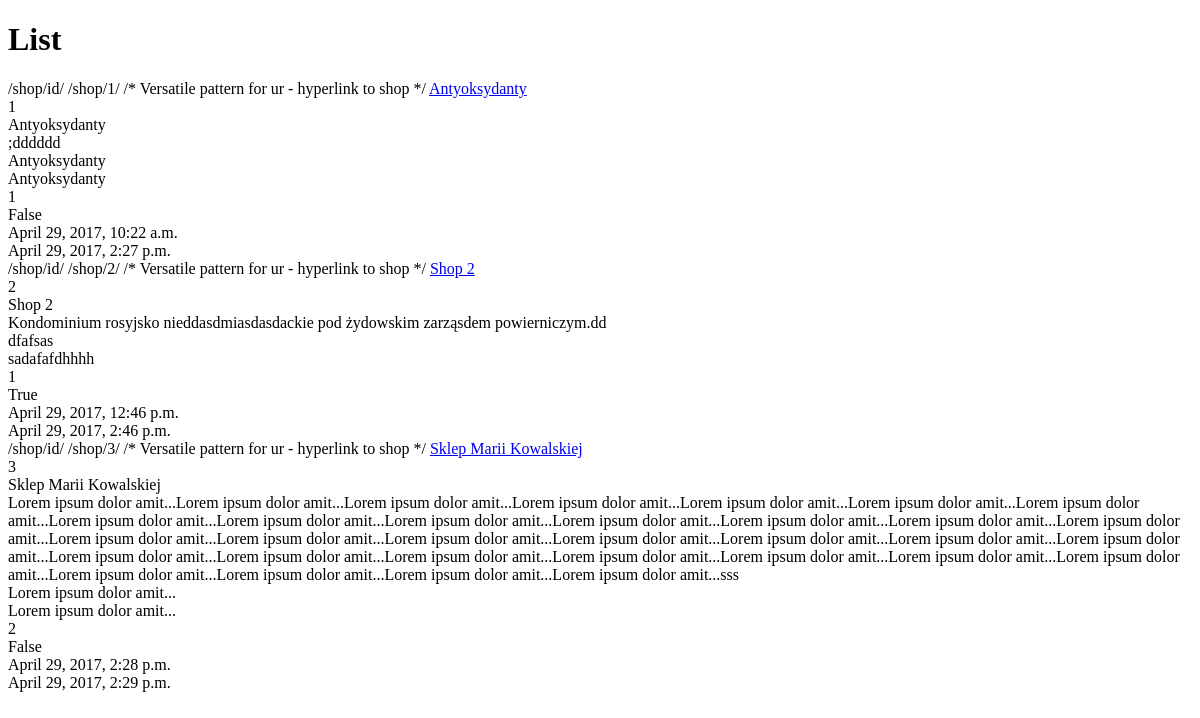
Page /shop/ on the earlier database version.
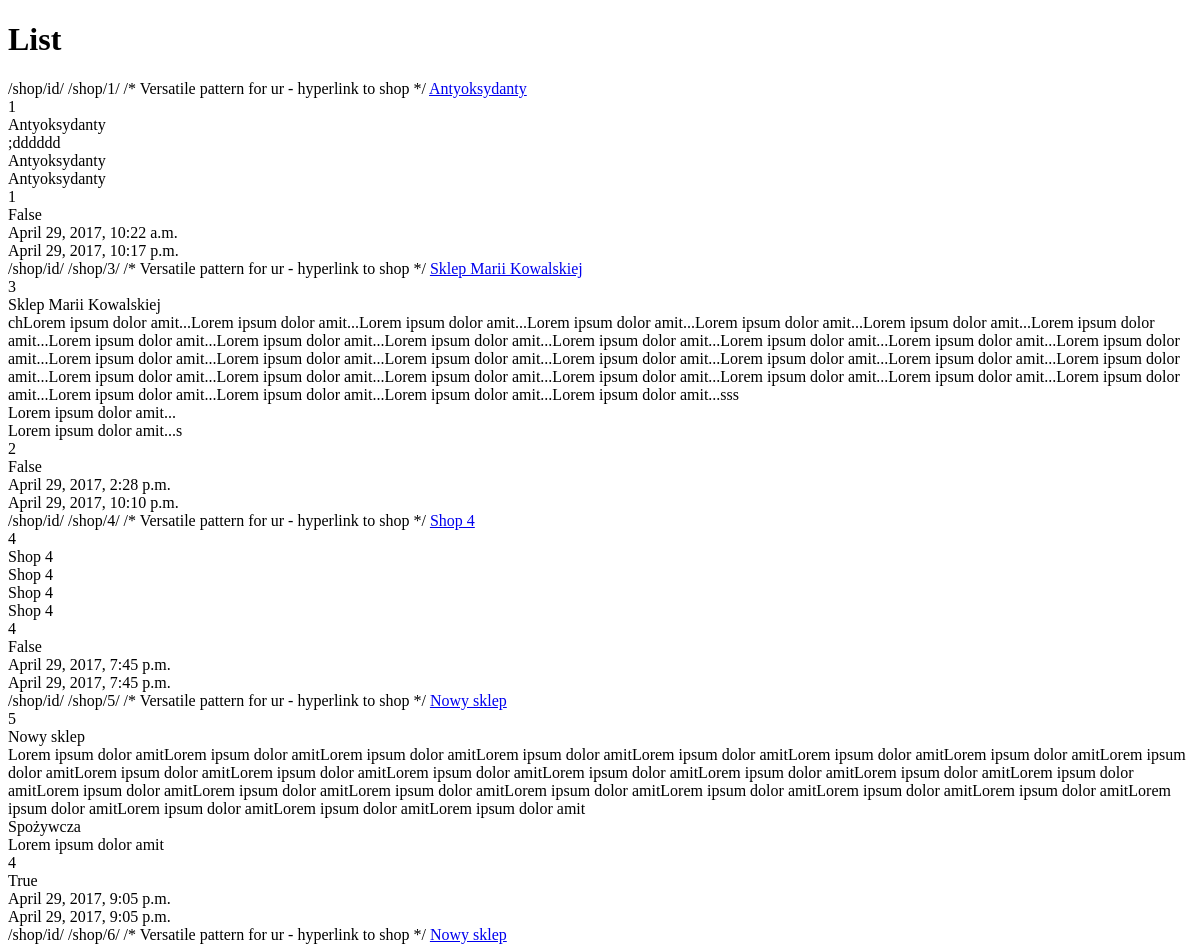
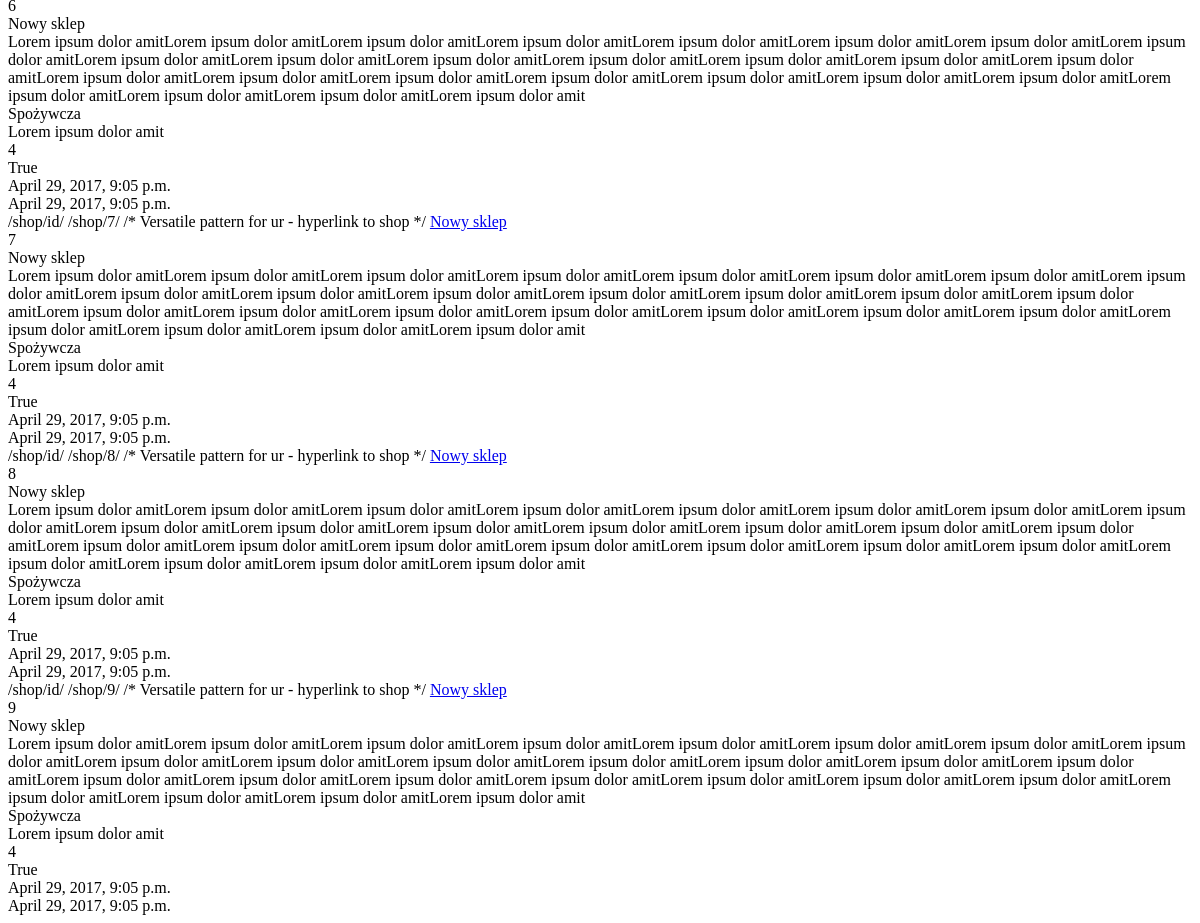
Same page on the later database version (2 pictures, top to bottom).
### shop/models.py (models this page shows, shortened)
class Shop(models.Model):
    id = models.AutoField(primary_key=True)
    name = models.CharField(max_length=50, )
    description = models.TextField()
    main_category = models.CharField(max_length=50)
    categories = models.TextField()
    shop_level = models.IntegerField()
    is_in_lottery = models.BooleanField(default=False)
    date_of_creation = models.DateTimeField(auto_now=False, auto_now_add=True)
    date_of_update = models.DateTimeField(auto_now=True, auto_now_add=False)
    def get_absolute_url(self):
        return reverse("shop:detail", kwargs={"id": self.id})

### shop/views.py (the view)
def shop_list(request):
    queryset = Shop.objects.all()
    context = {
        "name": "List",
        "object_list": queryset
    }
    return render(request, "index.html", context)

### templates/index.html (shortened to what this page needs)
<!DOCTYPE html>
<html lang="en">
<head>
</head>
<body>
<h1>{{ name }} </h1>
{% for obj in object_list %}
/shop/id/
{% url "shop:detail" id=obj.id %}
/* Versatile pattern for ur - hyperlink to shop */
<a href='{{ obj.get_absolute_url }}'>{{ obj.name }}</a><br/>
{{ obj.id }}<br/>
{{ obj.name }}<br/>
{{ obj.description }}<br/>
{{ obj.main_category }}<br/>
{{ obj.categories }}<br/>
{{ obj.shop_level }}<br/>
{{ obj.is_in_lottery }}<br/>
{{ obj.date_of_creation }}<br/>
{{ obj.date_of_update }}<br/>
{% endfor %}
</body>
</html>

Differences in the rows shown:
removed Shop: id "/shop/2/", name "Shop 2", id "2", description "Kondominium rosyjsko nieddasdmiasdasdackie pod żydowskim zarząsdem powierniczym.dd", main_category "dfafsas", categories "sadafafdhhhh", shop_level "1", is_in_lottery "True", date_of_creation "April 29, 2017, 12:46 p.m.", date_of_update "April 29, 2017, 2:46 p.m."
changed Shop "/shop/1/": date_of_update "April 29, 2017, 2:27 p.m." → "April 29, 2017, 10:17 p.m."
changed Shop "/shop/3/": description "Lorem ipsum dolor amit...Lorem ipsum…" → "chLorem ipsum dolor amit...Lorem ipsum…"; categories "Lorem ipsum dolor amit..." → "Lorem ipsum dolor amit...s"; date_of_update "April 29, 2017, 2:29 p.m." → "April 29, 2017, 10:10 p.m."
added Shop: id "/shop/4/", name "Shop 4", id "4", description "Shop 4", main_category "Shop 4", categories "Shop 4", shop_level "4", is_in_lottery "False", date_of_creation "April 29, 2017, 7:45 p.m.", date_of_update "April 29, 2017, 7:45 p.m."
added Shop: id "/shop/5/", name "Nowy sklep", id "5", description "Lorem ipsum dolor amitLorem ipsum dolor amitLorem ipsum dolor amitLorem ipsum dolor amitLorem ipsum dolor amitLorem ipsum dolor amitLorem ipsum dolor amitLorem ipsum dolor amitLorem ipsum dolor amitLorem ipsum dolor amitLorem ipsum dolor amitLorem ipsum dolor amitLorem ipsum dolor amitLorem ipsum dolor amitLorem ipsum dolor amitLorem ipsum dolor amitLorem ipsum dolor amitLorem ipsum dolor amitLorem ipsum dolor amitLorem ipsum dolor amitLorem ipsum dolor amitLorem ipsum dolor amitLorem ipsum dolor amitLorem ipsum dolor amitLorem ipsum dolor amitLorem ipsum dolor amit", main_category "Spożywcza", categories "Lorem ipsum dolor amit", shop_level "4", is_in_lottery "True", date_of_creation "April 29, 2017, 9:05 p.m.", date_of_update "April 29, 2017, 9:05 p.m."
added Shop: id "/shop/6/", name "Nowy sklep", id "6", description "Lorem ipsum dolor amitLorem ipsum dolor amitLorem ipsum dolor amitLorem ipsum dolor amitLorem ipsum dolor amitLorem ipsum dolor amitLorem ipsum dolor amitLorem ipsum dolor amitLorem ipsum dolor amitLorem ipsum dolor amitLorem ipsum dolor amitLorem ipsum dolor amitLorem ipsum dolor amitLorem ipsum dolor amitLorem ipsum dolor amitLorem ipsum dolor amitLorem ipsum dolor amitLorem ipsum dolor amitLorem ipsum dolor amitLorem ipsum dolor amitLorem ipsum dolor amitLorem ipsum dolor amitLorem ipsum dolor amitLorem ipsum dolor amitLorem ipsum dolor amitLorem ipsum dolor amit", main_category "Spożywcza", categories "Lorem ipsum dolor amit", shop_level "4", is_in_lottery "True", date_of_creation "April 29, 2017, 9:05 p.m.", date_of_update "April 29, 2017, 9:05 p.m."
added Shop: id "/shop/7/", name "Nowy sklep", id "7", description "Lorem ipsum dolor amitLorem ipsum dolor amitLorem ipsum dolor amitLorem ipsum dolor amitLorem ipsum dolor amitLorem ipsum dolor amitLorem ipsum dolor amitLorem ipsum dolor amitLorem ipsum dolor amitLorem ipsum dolor amitLorem ipsum dolor amitLorem ipsum dolor amitLorem ipsum dolor amitLorem ipsum dolor amitLorem ipsum dolor amitLorem ipsum dolor amitLorem ipsum dolor amitLorem ipsum dolor amitLorem ipsum dolor amitLorem ipsum dolor amitLorem ipsum dolor amitLorem ipsum dolor amitLorem ipsum dolor amitLorem ipsum dolor amitLorem ipsum dolor amitLorem ipsum dolor amit", main_category "Spożywcza", categories "Lorem ipsum dolor amit", shop_level "4", is_in_lottery "True", date_of_creation "April 29, 2017, 9:05 p.m.", date_of_update "April 29, 2017, 9:05 p.m."
added Shop: id "/shop/8/", name "Nowy sklep", id "8", description "Lorem ipsum dolor amitLorem ipsum dolor amitLorem ipsum dolor amitLorem ipsum dolor amitLorem ipsum dolor amitLorem ipsum dolor amitLorem ipsum dolor amitLorem ipsum dolor amitLorem ipsum dolor amitLorem ipsum dolor amitLorem ipsum dolor amitLorem ipsum dolor amitLorem ipsum dolor amitLorem ipsum dolor amitLorem ipsum dolor amitLorem ipsum dolor amitLorem ipsum dolor amitLorem ipsum dolor amitLorem ipsum dolor amitLorem ipsum dolor amitLorem ipsum dolor amitLorem ipsum dolor amitLorem ipsum dolor amitLorem ipsum dolor amitLorem ipsum dolor amitLorem ipsum dolor amit", main_category "Spożywcza", categories "Lorem ipsum dolor amit", shop_level "4", is_in_lottery "True", date_of_creation "April 29, 2017, 9:05 p.m.", date_of_update "April 29, 2017, 9:05 p.m."
added Shop: id "/shop/9/", name "Nowy sklep", id "9", description "Lorem ipsum dolor amitLorem ipsum dolor amitLorem ipsum dolor amitLorem ipsum dolor amitLorem ipsum dolor amitLorem ipsum dolor amitLorem ipsum dolor amitLorem ipsum dolor amitLorem ipsum dolor amitLorem ipsum dolor amitLorem ipsum dolor amitLorem ipsum dolor amitLorem ipsum dolor amitLorem ipsum dolor amitLorem ipsum dolor amitLorem ipsum dolor amitLorem ipsum dolor amitLorem ipsum dolor amitLorem ipsum dolor amitLorem ipsum dolor amitLorem ipsum dolor amitLorem ipsum dolor amitLorem ipsum dolor amitLorem ipsum dolor amitLorem ipsum dolor amitLorem ipsum dolor amit", main_category "Spożywcza", categories "Lorem ipsum dolor amit", shop_level "4", is_in_lottery "True", date_of_creation "April 29, 2017, 9:05 p.m.", date_of_update "April 29, 2017, 9:05 p.m."
